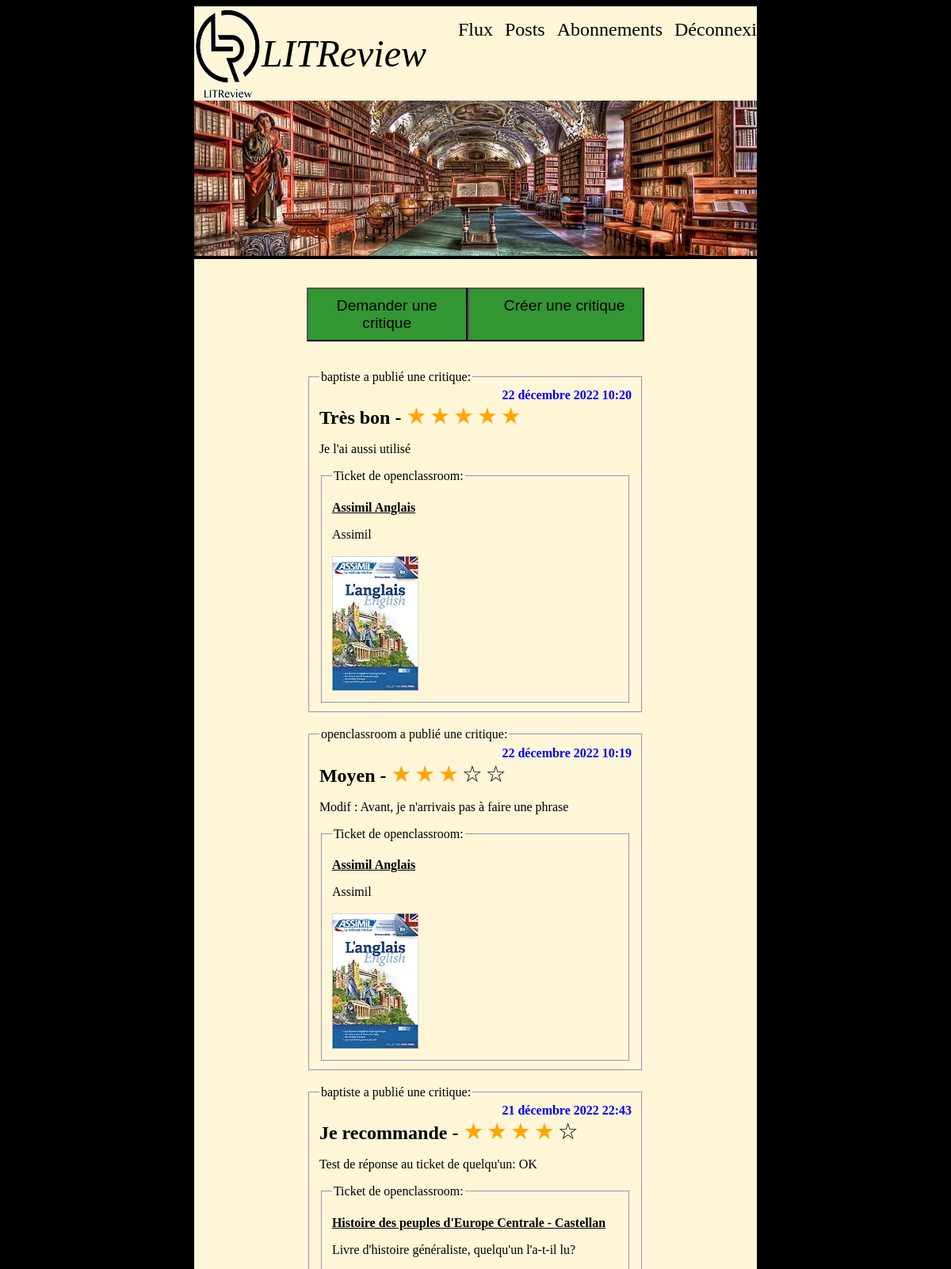
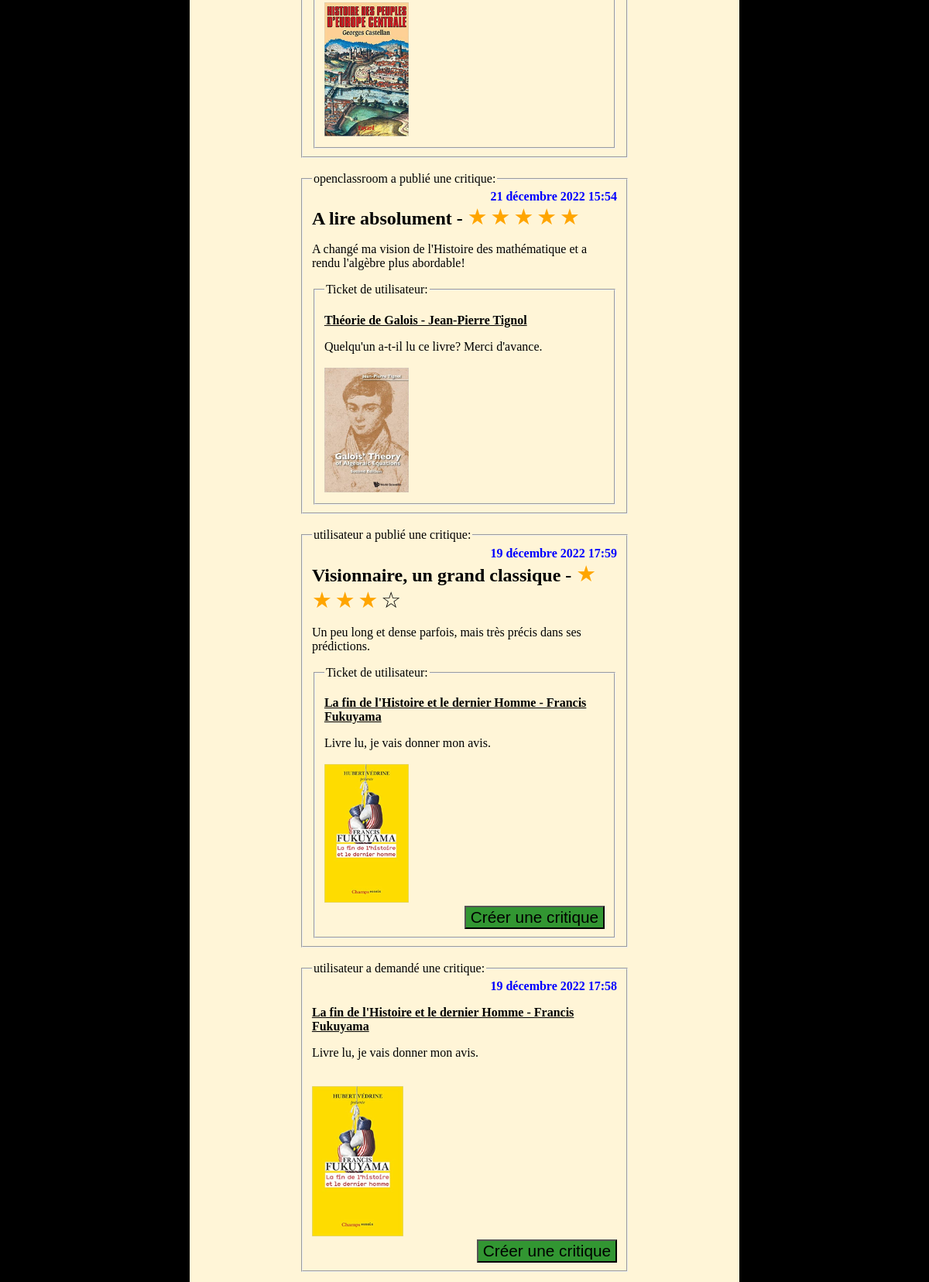
The page /flux/ (signed in, upper part) on the database its author committed (2 pictures, top to bottom).
### blog/models.py (models this page shows, shortened)
class User(AbstractUser):
    pass

class Review(models.Model):
    ticket = models.ForeignKey(to=Ticket, on_delete=models.CASCADE)
    rating = models.PositiveSmallIntegerField(validators=[
                                              MinValueValidator(0),
                                              MaxValueValidator(5)])
    user = models.ForeignKey(to=User, null=False, on_delete=models.CASCADE)
    headline = models.fields.CharField(max_length=128)
    body = models.fields.CharField(max_length=8192, blank=True)
    time_created = models.DateTimeField(auto_now=True)

class Ticket(models.Model):
    user = models.ForeignKey(to=User, null=False, on_delete=models.CASCADE)
    title = models.fields.CharField(max_length=128)
    description = models.fields.CharField(max_length=2048, blank=True)
    time_created = models.DateTimeField(auto_now=True)
    image = models.ImageField(null=True, blank=True)

### blog/views.py (the view)
# urls.py: path('flux/', views.flux, name="flux"),
@login_required
def flux(request):
    current_user = request.user
    posts = []
    for my_ticket in Ticket.objects.filter(user=current_user):
        reviews = Review.objects.filter(ticket=my_ticket)
        for rev in reviews:
            tmp_dict = {'is_ticket': False,
                        'locked': True,        # Don't need to edit one of our own tickets from an answer
                        'tick_title': my_ticket.title,
                        'tick_description': my_ticket.description,
                        'tick_time_created': my_ticket.time_created,
                        'tick_image_url': my_ticket.image.url,
                        'rev_time_created': rev.time_created,
                        'time_created': rev.time_created,
                        'rev_headline': rev.headline,
                        'rev_body': rev.body,
                        'username': rev.user.username,
                        'rev_answer_to': current_user.username,
                        'yellow_stars': range(rev.rating),
                        'empty_stars': range(5 - rev.rating),
                        'rev_id': rev.id
                        }
            posts.append(tmp_dict)
    for user_followed in UserFollows.objects.filter(user=current_user):
        tickets = Ticket.objects.filter(user=user_followed.followed_user)
        for tick in tickets:
            tmp_dict = {'is_ticket': True,
                        'locked': check_my_review(tick, posts, current_user),
                        'tick_title': tick.title,
                        'tick_description': tick.description,
                        'tick_time_created': tick.time_created,
                        'time_created': tick.time_created,  # Used to sort the list later
                        'tick_image_url': tick.image.url,
                        'username': tick.user.username,
                        'tick_id': tick.id
                        }
            posts.append(tmp_dict)
        reviews = Review.objects.filter(user=user_followed.followed_user)
        for rev in reviews:
            if not rev.ticket.user == current_user:
                tick = rev.ticket
                tmp_dict = {'is_ticket': False,
                            'locked': check_my_review(tick, posts, current_user),
                            'tick_title': tick.title,
                            'tick_description': tick.description,
                            'tick_time_created': tick.time_created,
                            'tick_image_url': tick.image.url,
                            'rev_time_created': rev.time_created,
                            'time_created': rev.time_created,
                            'rev_headline': rev.headline,
                            'rev_body': rev.body,
                            'username': rev.user.username,
                            'rev_answer_to': tick.user.username,
                            'yellow_stars': range(rev.rating),
                            'empty_stars': range(5 - rev.rating),
                            'rev_id': rev.id,
                            'tick_id': tick.id
                            }
                posts.append(tmp_dict)
    sorted_posts = sorted(posts, key=lambda x: x['time_created'], reverse=True)
    return render(request, 'blog/flux.html',
                  {'css_name': 'blog/flux.css',
                   'page_title': 'LITReview - Flux',
                   'nav_bar': 'true',
                   'posts': sorted_posts})

### blog/templates/blog/flux.html (shortened to what this page needs)
{% extends 'blog/base.html' %}
{% block content %}
    <section id="my_container">
        <div id="main_div">
            <br />
            <br />
            <div id="top_buttons">
            <button class="top_button" onclick="window.location.href='{% url 'ticket' %}';">
              Demander une critique
            </button>
            <button class="top_button" onclick="window.location.href='{% url 'review' %}';">
              &nbsp &nbsp &nbsp Créer une critique &nbsp &nbsp &nbsp
            </button>
            </div>
            <br />
            <br />
            {% for post in posts %}
            {% if post.is_ticket %}
            <fieldset>
                <legend>{{ post.username }} a demandé une critique:</legend>
                <div class="date_time">
                    {{ post.time_created }}
                </div>
                <p class="book_title">
                    {{ post.tick_title }}
                </p>
                <p>
                    {{ post.tick_description }}
                </p>
                <br />
                <img src="{{ post.tick_image_url }}" class="book_img"/>
                {% if not post.locked %}
                <div class="review_button_div">
                    <button class="review_button" onclick="window.location.href='{% url 'review_answer' post.tick_id %}';"> Créer une critique </button>
                </div>
                {% endif %}
            </fieldset>
            {% else %}
            <fieldset>
                <legend>{{ post.username }} a publié une critique:</legend>
                <div class="date_time">
                    {{ post.time_created }}
                </div>
                <span class="grade"> {{ post.rev_headline }} - </span>
                {% for star in post.yellow_stars %}
                <span class="yellow_star">&#9733;</span>
                {% endfor %}
                {% for star in post.empty_stars %}
                <span class="empty_star">&#9734;</span>
                {% endfor %}
                <p>
                    {{ post.rev_body }}
                </p>
                <fieldset>
                    <legend>Ticket de {{ post.rev_answer_to }}:</legend>
                    <p class="book_title">
                        {{ post.tick_title }}
                    </p>
                    {{ post.tick_description }}
                    <br />
                    <br />
                    <img src="{{ post.tick_image_url }}" class="book_img"/>
                    {% if not post.locked %}
                    <div class="review_button_div">
                        <button class="review_button" onclick="window.location.href='{% url 'review_answer' post.tick_id %}';"> Créer une critique </button>
                    </div>
                    {% endif %}
                </fieldset>
            </fieldset>
            {% endif %}
            <br />
            {% endfor %}
        </div>
    </section>
{% endblock %}

### blog/static/blog/flux.css (style rules this page uses)
#page_body { background-color: black; }
.book_img { border: none; width: 30%; }
#my_container { background-color: rgb(255,245,215); display: flex; flex-direction: row; justify-content: space-around; }
#main_div { width: 60%; }
#top_buttons { display: flex; flex-direction: row; justify-content: space-around; }
.top_button { background-color: rgb(50,150,50); color: black; padding: 10px 10px; text-align: center; font-size: 1.2em; }
.yellow_star { color: orange; font-size: 1.8em; }
.empty_star { font-size: 1.8em; }
.date_time { display: flex; flex-direction: row; justify-content: right; font-weight: bold; color: blue; }
.book_title { font-weight: bold; text-decoration: underline; }
.grade { font-size: 1.5em; color: black; font-family: "Times New Roman", Times, serif; font-weight: bold; }
.review_button_div { display: flex; flex-direction: row; justify-content: right; }
.review_button { font-size: 1.3em; background-color: rgb(50,150,50); color: black; margin-left: 0.5em; }

### rows shown on the page
User: username "baptiste" "baptiste"
Review: time_created "22 décembre 2022 10:20", rev_headline "Très bon", rev_body "Je l'ai aussi utilisé"
User: rev_answer_to "openclassroom" "openclassroom" "openclassroom", username "openclassroom" "openclassroom"
Ticket: tick_title "Assimil Anglais" "Assimil Anglais", tick_description "Assimil" "Assimil"
Review: time_created "22 décembre 2022 10:19", rev_headline "Moyen", rev_body "Modif : Avant, je n'arrivais pas à faire une phrase"
Review: time_created "21 décembre 2022 22:43", rev_headline "Je recommande", rev_body "Test de réponse au ticket de quelqu'un: OK"
Ticket: tick_title "Histoire des peuples d'Europe Centrale - Castellan", tick_description "Livre d'histoire généraliste, quelqu'un l'a-t-il lu?"
Review: time_created "21 décembre 2022 15:54", rev_headline "A lire absolument", rev_body "A changé ma vision de l'Histoire des mathématique et a rendu l'algèbre plus abordable!"
User: rev_answer_to "utilisateur" "utilisateur", username "utilisateur", username "utilisateur"
Ticket: tick_title "Théorie de Galois - Jean-Pierre Tignol", tick_description "Quelqu'un a-t-il lu ce livre? Merci d'avance."
Review: time_created "19 décembre 2022 17:59", rev_headline "Visionnaire, un grand classique", rev_body "Un peu long et dense parfois, mais très précis dans ses prédictions."
Ticket: tick_title "La fin de l'Histoire et le dernier Homme - Francis Fukuyama", tick_description "Livre lu, je vais donner mon avis.", time_created "19 décembre 2022 17:58", tick_title "La fin de l'Histoire et le dernier Homme - Francis Fukuyama", tick_description "Livre lu, je vais donner mon avis."
